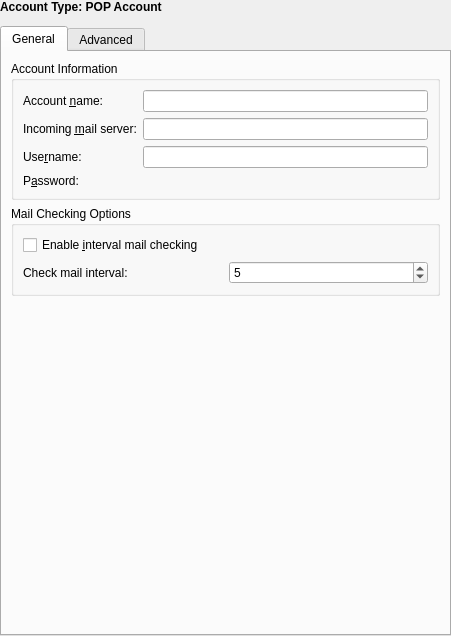
<?xml version="1.0" encoding="UTF-8"?>
<ui version="4.0">
 <class>PopPage</class>
 <widget class="QWidget" name="PopPage">
  <property name="geometry">
   <rect>
    <x>0</x>
    <y>0</y>
    <width>451</width>
    <height>636</height>
   </rect>
  </property>
  <layout class="QVBoxLayout" name="verticalLayout">
   <property name="leftMargin">
    <number>0</number>
   </property>
   <property name="topMargin">
    <number>0</number>
   </property>
   <property name="rightMargin">
    <number>0</number>
   </property>
   <property name="bottomMargin">
    <number>0</number>
   </property>
   <item>
    <widget class="QLabel" name="titleLabel">
     <property name="font">
      <font>
       <weight>75</weight>
       <bold>true</bold>
      </font>
     </property>
     <property name="text">
      <string>Account Type: POP Account</string>
     </property>
    </widget>
   </item>
   <item>
    <widget class="KSeparator" name="kseparator"/>
   </item>
   <item>
    <widget class="QTabWidget" name="tabWidget">
     <property name="sizePolicy">
      <sizepolicy hsizetype="MinimumExpanding" vsizetype="MinimumExpanding">
       <horstretch>0</horstretch>
       <verstretch>0</verstretch>
      </sizepolicy>
     </property>
     <property name="currentIndex">
      <number>0</number>
     </property>
     <property name="movable">
      <bool>false</bool>
     </property>
     <widget class="QWidget" name="page1">
      <attribute name="title">
       <string>General</string>
      </attribute>
      <layout class="QGridLayout" name="gridLayout_3">
       <item row="2" column="0">
        <spacer name="verticalSpacer_2">
         <property name="orientation">
          <enum>Qt::Vertical</enum>
         </property>
         <property name="sizeHint" stdset="0">
          <size>
           <width>20</width>
           <height>20</height>
          </size>
         </property>
        </spacer>
       </item>
       <item row="1" column="0">
        <widget class="QGroupBox" name="groupBox_4">
         <property name="title">
          <string>Mail Checking Options</string>
         </property>
         <layout class="QVBoxLayout" name="verticalLayout_6">
          <item>
           <widget class="QCheckBox" name="intervalCheck">
            <property name="toolTip">
             <string>If active, the POP3 account will be checked for new mail every x minutes</string>
            </property>
            <property name="text">
             <string>Enable &amp;interval mail checking</string>
            </property>
           </widget>
          </item>
          <item>
           <layout class="QHBoxLayout" name="horizontalLayout">
            <item>
             <widget class="QLabel" name="intervalLabel">
              <property name="text">
               <string>Check mail interval:</string>
              </property>
             </widget>
            </item>
            <item>
             <widget class="KPluralHandlingSpinBox" name="intervalSpin">
              <property name="minimum">
               <number>1</number>
              </property>
              <property name="maximum">
               <number>10000000</number>
              </property>
              <property name="value">
               <number>5</number>
              </property>
             </widget>
            </item>
           </layout>
          </item>
         </layout>
        </widget>
       </item>
       <item row="0" column="0">
        <widget class="QGroupBox" name="groupBox_3">
         <property name="title">
          <string>Account Information</string>
         </property>
         <layout class="QFormLayout" name="formLayout">
          <property name="fieldGrowthPolicy">
           <enum>QFormLayout::ExpandingFieldsGrow</enum>
          </property>
          <item row="0" column="0">
           <widget class="QLabel" name="label_2">
            <property name="whatsThis">
             <string>Your Internet Service Provider gave you a &lt;em&gt;user name&lt;/em&gt; which is used to authenticate you with their servers. It usually is the first part of your email address (the part before &lt;em&gt;@&lt;/em&gt;).</string>
            </property>
            <property name="text">
             <string>Account &amp;name:</string>
            </property>
            <property name="buddy">
             <cstring>nameEdit</cstring>
            </property>
           </widget>
          </item>
          <item row="0" column="1">
           <widget class="KLineEdit" name="nameEdit">
            <property name="toolTip">
             <string>Name displayed in the list of accounts</string>
            </property>
            <property name="whatsThis">
             <string>Account name: This defines the name displayed in the account list.</string>
            </property>
            <property name="trapReturnKey" stdset="0">
             <bool>true</bool>
            </property>
           </widget>
          </item>
          <item row="1" column="0">
           <widget class="QLabel" name="label_5">
            <property name="text">
             <string>Incoming &amp;mail server:</string>
            </property>
            <property name="buddy">
             <cstring>hostEdit</cstring>
            </property>
           </widget>
          </item>
          <item row="1" column="1">
           <widget class="KLineEdit" name="hostEdit">
            <property name="toolTip">
             <string>Address of the mail POP3 server</string>
            </property>
            <property name="whatsThis">
             <string>The address of the POP3 server, e.g. pop3.yourprovider.org. You should get this address from your mail provider.</string>
            </property>
            <property name="trapReturnKey" stdset="0">
             <bool>true</bool>
            </property>
           </widget>
          </item>
          <item row="2" column="0">
           <widget class="QLabel" name="label_3">
            <property name="text">
             <string>Use&amp;rname:</string>
            </property>
            <property name="buddy">
             <cstring>loginEdit</cstring>
            </property>
           </widget>
          </item>
          <item row="2" column="1">
           <widget class="KLineEdit" name="loginEdit">
            <property name="toolTip">
             <string>The username that identifies you against the mail server</string>
            </property>
            <property name="whatsThis">
             <string>Your Internet Service Provider gave you a &lt;em&gt;user name&lt;/em&gt; which is used to authenticate you with their servers. It usually is the first part of your email address (the part before &lt;em&gt;@&lt;/em&gt;).</string>
            </property>
            <property name="trapReturnKey" stdset="0">
             <bool>true</bool>
            </property>
           </widget>
          </item>
          <item row="3" column="0">
           <widget class="QLabel" name="passwordLabel">
            <property name="text">
             <string>P&amp;assword:</string>
            </property>
            <property name="buddy">
             <cstring>passwordEdit</cstring>
            </property>
           </widget>
          </item>
          <item row="3" column="1">
           <widget class="KPasswordLineEdit" name="passwordEdit">
            <property name="toolTip">
             <string>Password for access to the mail server</string>
            </property>
            <property name="whatsThis">
             <string>Password: The password given to you by your mail provider.</string>
            </property>
           </widget>
          </item>
         </layout>
        </widget>
       </item>
      </layout>
     </widget>
     <widget class="QWidget" name="page2">
      <attribute name="title">
       <string>Advanced</string>
      </attribute>
      <layout class="QVBoxLayout" name="verticalLayout_2">
       <item>
        <widget class="QGroupBox" name="groupBox_5">
         <property name="title">
          <string>POP Settings</string>
         </property>
         <layout class="QGridLayout" name="gridLayout_2">
          <item row="0" column="0">
           <widget class="QCheckBox" name="leaveOnServerCheck">
            <property name="toolTip">
             <string>If checked the message is not deleted from the mail server</string>
            </property>
            <property name="whatsThis">
             <string>Check this option if you want to fetch only copies of the mails and leave the original mails on the server.</string>
            </property>
            <property name="text">
             <string>Lea&amp;ve fetched messages on the server</string>
            </property>
           </widget>
          </item>
          <item row="1" column="0">
           <widget class="QCheckBox" name="leaveOnServerDaysCheck">
            <property name="sizePolicy">
             <sizepolicy hsizetype="Minimum" vsizetype="Fixed">
              <horstretch>0</horstretch>
              <verstretch>0</verstretch>
             </sizepolicy>
            </property>
            <property name="toolTip">
             <string>The original message is deleted from the server after x days</string>
            </property>
            <property name="text">
             <string>Days to leave messages on the server:</string>
            </property>
           </widget>
          </item>
          <item row="1" column="1">
           <widget class="QSpinBox" name="leaveOnServerDaysSpin">
            <property name="enabled">
             <bool>false</bool>
            </property>
            <property name="minimum">
             <number>0</number>
            </property>
            <property name="maximum">
             <number>365</number>
            </property>
            <property name="value">
             <number>1</number>
            </property>
           </widget>
          </item>
          <item row="2" column="0">
           <widget class="QCheckBox" name="leaveOnServerCountCheck">
            <property name="toolTip">
             <string>Only the x most recent messages are kept on the server</string>
            </property>
            <property name="whatsThis">
             <string>Check this option if you want to only keep the x most recent messages on the server and delete all older.</string>
            </property>
            <property name="text">
             <string>Number of messages to keep:</string>
            </property>
           </widget>
          </item>
          <item row="2" column="1">
           <widget class="QSpinBox" name="leaveOnServerCountSpin">
            <property name="enabled">
             <bool>false</bool>
            </property>
            <property name="minimum">
             <number>0</number>
            </property>
            <property name="maximum">
             <number>999999</number>
            </property>
            <property name="value">
             <number>99</number>
            </property>
           </widget>
          </item>
          <item row="3" column="0">
           <widget class="QCheckBox" name="leaveOnServerSizeCheck">
            <property name="toolTip">
             <string>Keep most recent messages within the quota and delete oldest</string>
            </property>
            <property name="whatsThis">
             <string>If active, most recent messages are kept until the quota is reached and oldest messages are deleted.</string>
            </property>
            <property name="text">
             <string>Maximum megabytes to keep:</string>
            </property>
           </widget>
          </item>
          <item row="3" column="1">
           <widget class="QSpinBox" name="leaveOnServerSizeSpin">
            <property name="enabled">
             <bool>false</bool>
            </property>
            <property name="suffix">
             <string> MB</string>
            </property>
            <property name="minimum">
             <number>1</number>
            </property>
            <property name="maximum">
             <number>999999</number>
            </property>
            <property name="value">
             <number>10</number>
            </property>
           </widget>
          </item>
          <item row="4" column="0">
           <widget class="QCheckBox" name="filterOnServerCheck">
            <property name="whatsThis">
             <string>If you select this option, POP Filters will be used to decide what to do with messages. You can then select to download, delete or keep them on the server.</string>
            </property>
            <property name="text">
             <string>&amp;Filter messages larger than:</string>
            </property>
           </widget>
          </item>
          <item row="4" column="1">
           <widget class="QSpinBox" name="filterOnServerSizeSpin">
            <property name="enabled">
             <bool>false</bool>
            </property>
            <property name="whatsThis">
             <string>If you select this option, POP Filters will be used to decide what to do with messages. You can then select to download, delete or keep them on the server.</string>
            </property>
            <property name="minimum">
             <number>1</number>
            </property>
            <property name="maximum">
             <number>10000000</number>
            </property>
            <property name="value">
             <number>99</number>
            </property>
           </widget>
          </item>
          <item row="5" column="0">
           <widget class="QCheckBox" name="usePipeliningCheck">
            <property name="text">
             <string>&amp;Use pipelining for faster mail download</string>
            </property>
           </widget>
          </item>
          <item row="6" column="0" colspan="2">
           <layout class="QGridLayout" name="gridLayout">
            <property name="sizeConstraint">
             <enum>QLayout::SetMinimumSize</enum>
            </property>
            <property name="spacing">
             <number>4</number>
            </property>
            <item row="0" column="0">
             <widget class="QLabel" name="label_8">
              <property name="text">
               <string>Destination folder:</string>
              </property>
             </widget>
            </item>
            <item row="1" column="0">
             <widget class="QLabel" name="preCommandLabel">
              <property name="text">
               <string>Pre-com&amp;mand:</string>
              </property>
              <property name="buddy">
               <cstring>precommand</cstring>
              </property>
             </widget>
            </item>
            <item row="1" column="1">
             <widget class="KLineEdit" name="precommand">
              <property name="sizePolicy">
               <sizepolicy hsizetype="Expanding" vsizetype="Preferred">
                <horstretch>0</horstretch>
                <verstretch>0</verstretch>
               </sizepolicy>
              </property>
              <property name="toolTip">
               <string>Command that is executed before checking mail</string>
              </property>
              <property name="showClearButton" stdset="0">
               <bool>true</bool>
              </property>
              <property name="trapReturnKey" stdset="0">
               <bool>true</bool>
              </property>
             </widget>
            </item>
            <item row="0" column="1">
             <widget class="Akonadi::CollectionRequester" name="folderRequester"/>
            </item>
           </layout>
          </item>
         </layout>
        </widget>
       </item>
       <item>
        <widget class="QGroupBox" name="safeImap">
         <property name="whatsThis">
          <string>&lt;!DOCTYPE HTML PUBLIC &quot;-//W3C//DTD HTML 4.0//EN&quot; &quot;http://www.w3.org/TR/REC-html40/strict.dtd&quot;&gt;
&lt;html&gt;&lt;head&gt;&lt;meta name=&quot;qrichtext&quot; content=&quot;1&quot; /&gt;&lt;style type=&quot;text/css&quot;&gt;
p, li { white-space: pre-wrap; }
&lt;/style&gt;&lt;/head&gt;&lt;body style=&quot; font-family:'HandelGotDLig'; font-size:10pt; font-weight:400; font-style:normal;&quot;&gt;
&lt;p style=&quot; margin-top:0px; margin-bottom:0px; margin-left:0px; margin-right:0px; -qt-block-indent:0; text-indent:0px;&quot;&gt;&lt;span style=&quot; font-family:'Sans Serif'; font-weight:600;&quot;&gt;SSL/TLS&lt;/span&gt;&lt;span style=&quot; font-family:'Sans Serif';&quot;&gt; is safe IMAP over port 993;&lt;/span&gt;&lt;/p&gt;
&lt;p style=&quot; margin-top:0px; margin-bottom:0px; margin-left:0px; margin-right:0px; -qt-block-indent:0; text-indent:0px;&quot;&gt;&lt;span style=&quot; font-family:'Sans Serif'; font-weight:600;&quot;&gt;STARTTLS&lt;/span&gt;&lt;span style=&quot; font-family:'Sans Serif';&quot;&gt; will operate on port 143 and switch to a secure connection directly after connecting;&lt;/span&gt;&lt;/p&gt;
&lt;p style=&quot; margin-top:0px; margin-bottom:0px; margin-left:0px; margin-right:0px; -qt-block-indent:0; text-indent:0px;&quot;&gt;&lt;span style=&quot; font-family:'Sans Serif'; font-weight:600;&quot;&gt;None&lt;/span&gt;&lt;span style=&quot; font-family:'Sans Serif';&quot;&gt; will connect to port 143 but not switch to a secure connection. This setting is not recommended.&lt;/span&gt;&lt;/p&gt;&lt;/body&gt;&lt;/html&gt;</string>
         </property>
         <property name="title">
          <string>Connection Settings</string>
         </property>
         <layout class="QVBoxLayout" name="verticalLayout_8">
          <item>
           <widget class="QStackedWidget" name="checkCapabilitiesStack">
            <property name="currentIndex">
             <number>0</number>
            </property>
            <widget class="QWidget" name="page">
             <layout class="QVBoxLayout" name="verticalLayout_3">
              <item>
               <widget class="QPushButton" name="checkCapabilities">
                <property name="text">
                 <string>Auto Detect</string>
                </property>
               </widget>
              </item>
             </layout>
            </widget>
            <widget class="QWidget" name="page_2">
             <layout class="QVBoxLayout" name="verticalLayout_4">
              <item>
               <widget class="QProgressBar" name="checkCapabilitiesProgress">
                <property name="value">
                 <number>0</number>
                </property>
               </widget>
              </item>
             </layout>
            </widget>
           </widget>
          </item>
          <item>
           <layout class="QFormLayout" name="formLayout_3">
            <property name="fieldGrowthPolicy">
             <enum>QFormLayout::ExpandingFieldsGrow</enum>
            </property>
            <item row="1" column="0">
             <widget class="QLabel" name="label_11">
              <property name="text">
               <string>Encryption:</string>
              </property>
             </widget>
            </item>
            <item row="1" column="1">
             <layout class="QHBoxLayout" name="horizontalLayout_2">
              <item>
               <widget class="QRadioButton" name="encryptionNone">
                <property name="text">
                 <string>None</string>
                </property>
                <property name="checked">
                 <bool>true</bool>
                </property>
               </widget>
              </item>
              <item>
               <widget class="QRadioButton" name="encryptionSSL">
                <property name="text">
                 <string>SSL/TLS</string>
                </property>
               </widget>
              </item>
              <item>
               <widget class="QRadioButton" name="encryptionTLS">
                <property name="text">
                 <string>STA&amp;RTTLS</string>
                </property>
               </widget>
              </item>
             </layout>
            </item>
            <item row="3" column="0">
             <widget class="QLabel" name="label_12">
              <property name="text">
               <string>Authentication:</string>
              </property>
             </widget>
            </item>
            <item row="3" column="1">
             <widget class="QComboBox" name="authCombo"/>
            </item>
            <item row="2" column="0">
             <widget class="QLabel" name="label_13">
              <property name="text">
               <string>Port:</string>
              </property>
             </widget>
            </item>
            <item row="2" column="1">
             <widget class="QSpinBox" name="portEdit">
              <property name="minimum">
               <number>1</number>
              </property>
              <property name="maximum">
               <number>65534</number>
              </property>
              <property name="value">
               <number>110</number>
              </property>
             </widget>
            </item>
            <item row="4" column="0" colspan="2">
             <widget class="QCheckBox" name="proxyCheck">
              <property name="text">
               <string>Connect using the system proxy settings</string>
              </property>
              <property name="toolTip">
               <string>If checked, the system proxy settings will be used to connect to the mail server.</string>
              </property>
             </widget>
            </item>
           </layout>
          </item>
         </layout>
        </widget>
       </item>
       <item>
        <spacer name="verticalSpacer_3">
         <property name="orientation">
          <enum>Qt::Vertical</enum>
         </property>
         <property name="sizeHint" stdset="0">
          <size>
           <width>20</width>
           <height>20</height>
          </size>
         </property>
        </spacer>
       </item>
      </layout>
     </widget>
    </widget>
   </item>
  </layout>
 </widget>
 <customwidgets>
  <customwidget>
   <class>KSeparator</class>
   <extends>QFrame</extends>
   <header>kseparator.h</header>
   <container>1</container>
  </customwidget>
  <customwidget>
   <class>KLineEdit</class>
   <extends>QLineEdit</extends>
   <header>klineedit.h</header>
   <container>1</container>
  </customwidget>
  <customwidget>
   <class>KPluralHandlingSpinBox</class>
   <extends>QSpinBox</extends>
   <header>kpluralhandlingspinbox.h</header>
  </customwidget>
  <customwidget>
   <class>Akonadi::CollectionRequester</class>
   <extends>QFrame</extends>
   <header>CollectionRequester</header>
   <container>1</container>
  </customwidget>
  <customwidget>
   <class>KPasswordLineEdit</class>
   <extends>QWidget</extends>
   <header>kpasswordlineedit.h</header>
  </customwidget>
 </customwidgets>
 <tabstops>
  <tabstop>tabWidget</tabstop>
  <tabstop>nameEdit</tabstop>
  <tabstop>hostEdit</tabstop>
  <tabstop>loginEdit</tabstop>
  <tabstop>passwordEdit</tabstop>
  <tabstop>intervalCheck</tabstop>
  <tabstop>intervalSpin</tabstop>
  <tabstop>leaveOnServerCheck</tabstop>
  <tabstop>leaveOnServerDaysCheck</tabstop>
  <tabstop>leaveOnServerDaysSpin</tabstop>
  <tabstop>leaveOnServerCountCheck</tabstop>
  <tabstop>leaveOnServerCountSpin</tabstop>
  <tabstop>leaveOnServerSizeCheck</tabstop>
  <tabstop>leaveOnServerSizeSpin</tabstop>
  <tabstop>filterOnServerCheck</tabstop>
  <tabstop>filterOnServerSizeSpin</tabstop>
  <tabstop>usePipeliningCheck</tabstop>
  <tabstop>precommand</tabstop>
  <tabstop>checkCapabilities</tabstop>
  <tabstop>encryptionNone</tabstop>
  <tabstop>encryptionSSL</tabstop>
  <tabstop>encryptionTLS</tabstop>
  <tabstop>portEdit</tabstop>
  <tabstop>authCombo</tabstop>
 </tabstops>
 <resources/>
 <connections/>
</ui>
